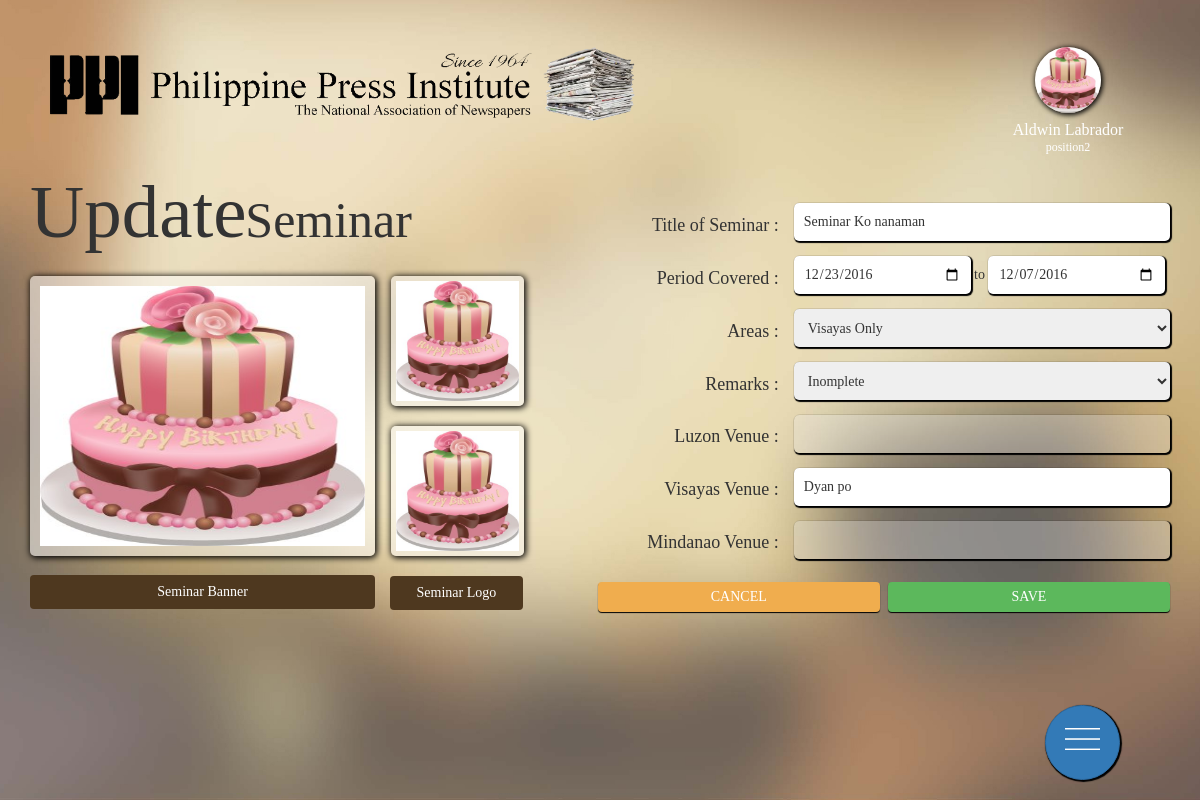
Screenshot of /seminarUpdate.php?id=3 (signed in) with the database file from the repository.
### tables this page shows
CREATE TABLE `tbl_seminars` (
  `id` int(11) NOT NULL,
  `partner_id` int(11) NOT NULL,
  `title_seminar` mediumtext NOT NULL,
  `period_to` date NOT NULL,
  `period_from` date NOT NULL,
  `areas` varchar(25) NOT NULL,
  `remarks` varchar(25) NOT NULL,
  `luzon` mediumtext NOT NULL,
  `visayas` mediumtext NOT NULL,
  `mindanao` mediumtext NOT NULL,
  `seminar_logo` mediumtext NOT NULL,
  `seminar_banner` mediumtext NOT NULL,
  `date_added` datetime NOT NULL,
  `date_updated` datetime NOT NULL,
  `deleted` varchar(3) NOT NULL
);

### seminarUpdate.php (the view, shortened to what this page needs)
<!DOCTYPE html>
<html>
<?php include("connection.php"); ?>
<head>
	<?php include("head.php"); ?>
	<?php include("queries.php"); ?>
</head>
<body class="goldNoBorder">
	<div class="container-fluid">
		<?php header2(); ?>
		<div class="container">
		<form action="" method="POST" enctype="multipart/form-data">
			<div class="leftSideSeminar">
				<p>Update <span>Seminar</span></p><br>
				<?php
					$sql = "SELECT * FROM tbl_seminars WHERE id = '".$_GET['id']."'";
					$query = mysqli_query($connection,$sql);
					$result = mysqli_fetch_assoc($query);
				?>
                <div class="preview">
					<div class="logoBox">
						<img id="seminarLogoImagePreview" class="logoPreview" src="<?php echo $result['seminar_logo']; ?>">
						<img id="seminarLogo2ImagePreview" class="logoPreview" src="<?php echo $result['seminar_logo']; ?>">
						<span class="btn btn-file two" style="color: white">Seminar Logo<input type="file" name="seminarLogoImage" id="uploadImageSeminarLogo" onchange="PreviewImageSeminarLogo();" ></span>
					</div>
                	<img id="seminarBannerImagePreview" class="bannerPreview" src="<?php echo $result['seminar_banner']; ?>">
                	<span class="btn btn-file" style="color: white">
                	Seminar Banner<input type="file" name="seminarBannerImage" id="uploadImageSeminarBanner" onchange="PreviewImageSeminarBanner();" >
                	</span>
                </div>
			</div>
			<div class="rightSideSeminar">
				<div class="fieldName">
					<ul>
						<li>Title of Seminar :</li>
						<li>Period Covered :</li>
						<li>Areas :</li>
						<li>Remarks :</li>
						<li>Luzon Venue :</li>
						<li>Visayas Venue :</li>
						<li>Mindanao Venue :</li>
					</ul>
				</div>
				<div class="textBoxes">
					<input type="text" name="title_seminar" value="<?php echo $result['title_seminar']; ?>">
					<input type="date" name="period_to" value="<?php echo $result['period_to']; ?>"> to <input type="date" name="period_from" value="<?php echo $result['period_from']; ?>">
					<select name="areas" id="areasCollection">
						<option value="Visayas Only" id="visayas" <?php if($result['areas']=="Visayas Only") echo 'selected'; ?>>Visayas Only</option>
					</select>
					<select name="remarks">
						<option value="Incomplete" <?php if($result['remarks']=="Incomplete") echo 'selected'; ?>>Inomplete</option>
					</select>
					<input type="text" name="luzon" id="luzonVenue" value="<?php echo $result['luzon']; ?>">
					<input type="text" name="visayas" id="visayasVenue" value="<?php echo $result['visayas']; ?>">
					<input type="text" name="mindanao" id="mindanaoVenue" value="<?php echo $result['mindanao']; ?>">
				</div>
				<div class="cmsButtons">
					<button type="submit" class="btn-success" name="seminarUpdate">SAVE</button>
					<button type="button" class="btn-warning" onclick="location.href='partnerSeminars.php'">CANCEL</button>
				</div>
			</div>
		</div>
	</div>
</body>
		<?php floatButtonsSeminarManager(); ?>
</html>

### head.php (shortened to what this page needs)
<link rel="stylesheet" type="text/css" href="css/stylesheet.css">
<link rel="stylesheet" type="text/css" href="css/bootstrap.min.css">
<?php
	function header2(){
?>
		<div style="float:left">
			<div class="header2">
				<img src="img/PPI Logo2.png" width="100%">
			</div>
			<div class="header">
        <div class="dropdown profile">
  				<img src="<?php adminInfo("photo"); ?>" class="dropdown-toggle" data-toggle="dropdown">
        </div>
				<p style="font-size: 16px"><?php adminInfo("full_name") ?></p>
				<p><?php adminInfo("position"); ?></p>
			</div>
		</div>
<?php
	}
?>
<?php
	function floatButtonsSeminarManager(){
?>
    <div class="mini">
      <div class="btn-group">
        <a href="javascript:void(0)" class="btn btn-primary btn-fab" id="main">
          	<img src = "img/Menu.png">
        </a>
      </div>
    </div>
<?php
	}
?>

### queries.php (shortened to what this page needs)
<?php
	function adminInfo($detail){
		include("connection.php");
		$sql= "SELECT * FROM tbl_admin WHERE id = '".$_SESSION['id']."'";
			$query = mysqli_query($connection, $sql);
			$result = mysqli_fetch_assoc($query);
			$photo = $result['photo'];
			$username = $result['username'];
			$last_name = $result['last_name'];
			$first_name = $result['first_name'];
			$full_name = $first_name.' '.$last_name;
			$position = $result['position'];
			$admin_type = $result['admin_type'];
			if($detail=="photo"){
				echo $photo;
			}else if($detail=="username"){
				echo $username;
			}else if($detail=="position"){
				echo $position;
			}else if($detail=="last_name"){
				echo $last_name;
			}else if($detail=="first_name"){
				echo $first_name;
			}else if($detail=="full_name"){
				echo $full_name;
			}else if($detail=="admin_type"){
				echo $admin_type;
			}
	}
?>

### css/stylesheet.css (style rules this page uses)
* { font-family: Century Gothic; }
body.goldNoBorder { background-image: url(../img/PPI_BackgroundNoBorder.jpg); background-size: 100% 100%; background-repeat: no-repeat; background-attachment: fixed; }
.header { float: right; width: 20%; margin-top: 4%; }
.header p { text-align: center; line-height: 20%; margin-top: 15px; font-family: Century Gothic; font-size: 12px; color: white; }
.profile { width: 66px; height: 66px; border-radius: 50%; background-color: transparent; margin: 0 auto; box-shadow: 1px 1px 5px 1px black; }
.profile img { border-radius: 50%; width: 66px; height: 66px; float: left; }
.header2 { width: 50%; float: left; margin-top: 4%; margin-left: 3%; }
.btn-group .btn-fab { position: fixed !important; right: 20px; }
#main { bottom: 20px; border-radius: 50%; height: 75px; width: 75px; margin-right: 5%; box-shadow: 1px 1px 1px 1px black; }
.mini img { width: 70%; margin-top: 10px; filter: brightness(0) invert(1); }
.preview { width: 100%; float: left; }
.bannerPreview { width: 70%; height: 280px; float: left; border-radius: 5px; margin-bottom: 4%; background-color: rgba(255,255,255,0.5); box-shadow: 1px 1px 6px 1px black; padding: 10px; }
.logoPreview { width: 100%; height: 130px; margin-left: 1%; border-radius: 5px; background-color: rgba(255,255,255,0.5); box-shadow: 1px 1px 6px 1px black; float: left; margin-bottom: 20px; padding: 5px; }
.logoBox { width: 27%; float: right; }
.btn-file { position: relative; overflow: hidden; width: 70%; background-color: #4E381F; color: white; }
.two { width: 100%; }
.fieldName { width: 40%; float: left; padding-right: 15px; }
.fieldName ul li { list-style: none; text-decoration: none; text-align: right; margin-top: 10px; margin-bottom: 27px; font-size: 18px; font-family: Century Gothic; }
.textBoxes { width: 60%; float: left; }
.textBoxes input[type="text"] { width: 100%; border-radius: 5px; border: none; margin-bottom: 15px; height: 38px; padding: 0px 10px; box-shadow: 1px 1px 1px 1px black; float: left; }
.cmsButtons { width: 100%; float: left; }
.cmsButtons button { width: 45%; float: right; margin-left: 8px; border-radius: 4px; border: none; height: 30px; box-shadow: 0px 1px 1px 0px black; }
.leftSideSeminar { width: 45%; height: 120px; float: left; padding-right: 20px; }
.leftSideSeminar p { float: left; font-size: 75px; font-family: AardvarkBold; }
.leftSideSeminar p span { margin-left: -20px; font-size: 50px; }
.rightSideSeminar { width: 55%; height: 100px; float: left; padding-top: 45px; }
.textBoxes input[type="text"] { width: 100%; border-radius: 5px; border: none; margin-bottom: 15px; height: 38px; padding: 0px 10px; box-shadow: 1px 1px 1px 1px black; }
.textBoxes select { width: 100%; border-radius: 5px; border: none; margin-bottom: 15px; height: 38px; padding: 0px 10px; box-shadow: 1px 1px 1px 1px black; }
.textBoxes input[type="date"] { width: 47%; border-radius: 5px; border: none; margin-bottom: 15px; height: 38px; padding: 0px 10px; box-shadow: 1px 1px 1px 1px black; }

### rows the page displays
tbl_seminars: seminar_logo (picture), seminar_banner (picture), title_seminar "Seminar Ko nanaman", period_to "12/23/2016", period_from "12/07/2016", areas "Visayas Only", remarks "Inomplete", visayas "Dyan po"

### other values shown
$full_name "Aldwin Labrador"
$position "position2"
